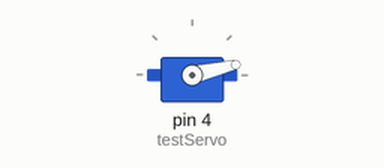
Simulated run of this sketch. Board: Arduino Uno, built with avr-gcc and run on an emulated ATmega328P. Shown: servo.

Above: at 0.05 s.
At 1.1 s:
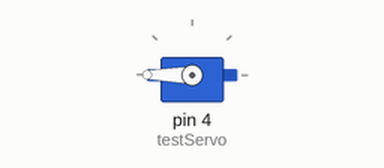
At 1.75 s:
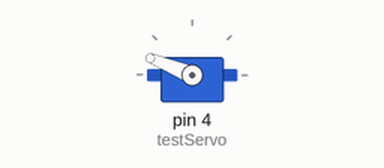
At 2.15 s:
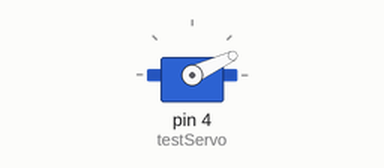
Timing chart, 0 to 5.1 s (numbered marks = the images above):
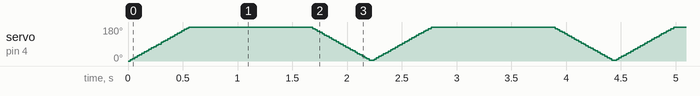

The sketch:

servo.ino
```cpp
#include <Servo.h>

Servo testServo;
int pos = 0;
int velocity = 0;
int minVelocity = 3;

void setup() {
  Serial.begin(9600);
  testServo.attach(4);
}

void loop() {
  for (pos = 0; pos < 360; pos++) {
    testServo.write(pos);
//    velocity = readNob(minVelocity);
    delay(minVelocity);
  }

  for (pos = 360; pos > 0; pos--) {
    testServo.write(pos);
//    velocity = readNob(minVelocity);
    delay(minVelocity);
  }

}

int readNob(int minV) {
  int nob = analogRead(A5) / 4;
  Serial.println(nob);
  return max(minV, nob);
}
```
